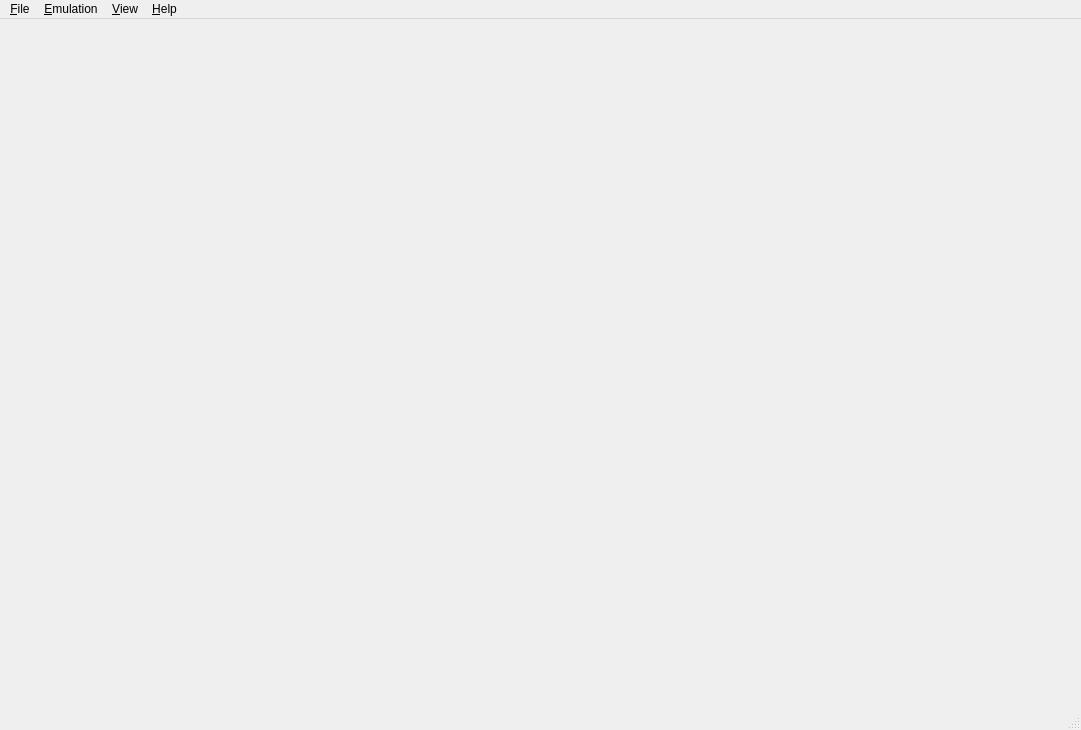
<?xml version="1.0" encoding="UTF-8"?>
<ui version="4.0">
 <class>MainWindow</class>
 <widget class="QMainWindow" name="MainWindow">
  <property name="geometry">
   <rect>
    <x>0</x>
    <y>0</y>
    <width>1081</width>
    <height>730</height>
   </rect>
  </property>
  <property name="windowTitle">
   <string>Citra</string>
  </property>
  <property name="windowIcon">
   <iconset>
    <normaloff>src/pcafe/res/icon3_64x64.ico</normaloff>src/pcafe/res/icon3_64x64.ico</iconset>
  </property>
  <property name="tabShape">
   <enum>QTabWidget::Rounded</enum>
  </property>
  <property name="dockNestingEnabled">
   <bool>true</bool>
  </property>
  <widget class="QWidget" name="centralwidget">
   <layout class="QHBoxLayout" name="horizontalLayout">
    <property name="leftMargin">
     <number>0</number>
    </property>
    <property name="topMargin">
     <number>0</number>
    </property>
    <property name="rightMargin">
     <number>0</number>
    </property>
    <property name="bottomMargin">
     <number>0</number>
    </property>
   </layout>
  </widget>
  <widget class="QMenuBar" name="menubar">
   <property name="geometry">
    <rect>
     <x>0</x>
     <y>0</y>
     <width>1081</width>
     <height>19</height>
    </rect>
   </property>
   <widget class="QMenu" name="menu_File">
    <property name="title">
     <string>&amp;File</string>
    </property>
    <widget class="QMenu" name="menu_recent_files">
     <property name="title">
      <string>Recent Files</string>
     </property>
    </widget>
    <addaction name="action_Load_File"/>
    <addaction name="action_Load_Symbol_Map"/>
    <addaction name="separator"/>
    <addaction name="action_Select_Game_List_Root"/>
    <addaction name="action_Refresh_Game_List"/>
    <addaction name="menu_recent_files"/>
    <addaction name="separator"/>
    <addaction name="action_Exit"/>
   </widget>
   <widget class="QMenu" name="menu_Emulation">
    <property name="title">
     <string>&amp;Emulation</string>
    </property>
    <addaction name="action_Start"/>
    <addaction name="action_Pause"/>
    <addaction name="action_Stop"/>
    <addaction name="separator"/>
    <addaction name="action_Configure"/>
   </widget>
   <widget class="QMenu" name="menu_View">
    <property name="title">
     <string>&amp;View</string>
    </property>
    <addaction name="action_Single_Window_Mode"/>
    <addaction name="actionDisplay_widget_title_bars"/>
   </widget>
   <widget class="QMenu" name="menu_Help">
    <property name="title">
     <string>&amp;Help</string>
    </property>
    <addaction name="action_About"/>
   </widget>
   <addaction name="menu_File"/>
   <addaction name="menu_Emulation"/>
   <addaction name="menu_View"/>
   <addaction name="menu_Help"/>
  </widget>
  <widget class="QStatusBar" name="statusbar"/>
  <action name="action_Load_File">
   <property name="text">
    <string>Load File...</string>
   </property>
  </action>
  <action name="action_Load_Symbol_Map">
   <property name="text">
    <string>Load Symbol Map...</string>
   </property>
  </action>
  <action name="action_Exit">
   <property name="text">
    <string>E&amp;xit</string>
   </property>
  </action>
  <action name="action_Start">
   <property name="enabled">
    <bool>false</bool>
   </property>
   <property name="text">
    <string>&amp;Start</string>
   </property>
  </action>
  <action name="action_Pause">
   <property name="enabled">
    <bool>false</bool>
   </property>
   <property name="text">
    <string>&amp;Pause</string>
   </property>
  </action>
  <action name="action_Stop">
   <property name="enabled">
    <bool>false</bool>
   </property>
   <property name="text">
    <string>&amp;Stop</string>
   </property>
  </action>
  <action name="action_About">
   <property name="text">
    <string>About Citra</string>
   </property>
  </action>
  <action name="action_Single_Window_Mode">
   <property name="checkable">
    <bool>true</bool>
   </property>
   <property name="text">
    <string>Single Window Mode</string>
   </property>
  </action>
  <action name="action_Configure">
   <property name="text">
    <string>Configure...</string>
   </property>
  </action>
  <action name="actionDisplay_widget_title_bars">
   <property name="checkable">
    <bool>true</bool>
   </property>
   <property name="text">
    <string>Display Dock Widget Headers</string>
   </property>
  </action>
  <action name="action_Select_Game_List_Root">
   <property name="text">
    <string>Select Game Directory...</string>
   </property>
   <property name="toolTip">
    <string>Selects a folder to display in the game list</string>
   </property>
  </action>
  <action name="action_Refresh_Game_List">
   <property name="text">
    <string>Refresh Game List</string>
   </property>
   <property name="toolTip">
    <string>Reloads the game list from disk</string>
   </property>
  </action>
 </widget>
 <resources/>
 <connections>
  <connection>
   <sender>action_Exit</sender>
   <signal>triggered()</signal>
   <receiver>MainWindow</receiver>
   <slot>close()</slot>
   <hints>
    <hint type="sourcelabel">
     <x>-1</x>
     <y>-1</y>
    </hint>
    <hint type="destinationlabel">
     <x>367</x>
     <y>314</y>
    </hint>
   </hints>
  </connection>
  <connection>
   <sender>actionDisplay_widget_title_bars</sender>
   <signal>triggered(bool)</signal>
   <receiver>MainWindow</receiver>
   <slot>OnDisplayTitleBars(bool)</slot>
   <hints>
    <hint type="sourcelabel">
     <x>-1</x>
     <y>-1</y>
    </hint>
    <hint type="destinationlabel">
     <x>540</x>
     <y>364</y>
    </hint>
   </hints>
  </connection>
 </connections>
 <slots>
  <slot>OnConfigure()</slot>
  <slot>OnDisplayTitleBars(bool)</slot>
 </slots>
</ui>
